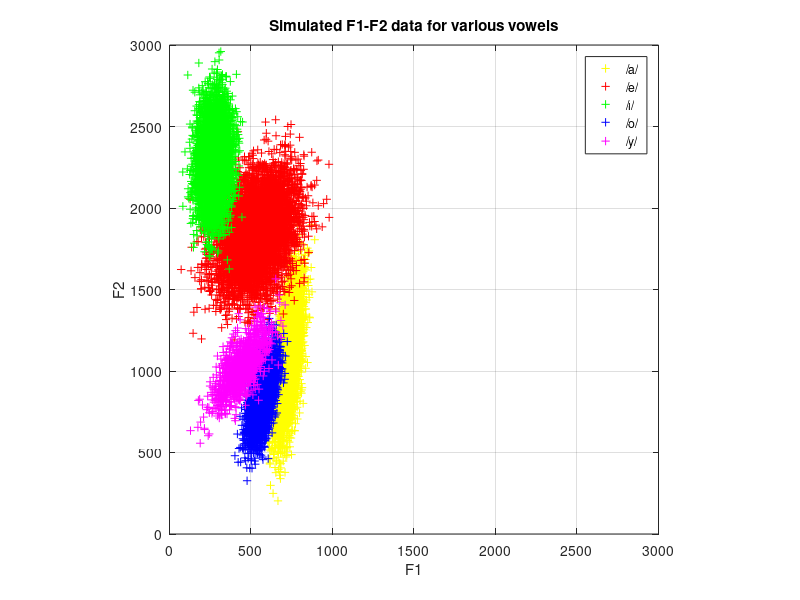

The MATLAB source for this figure:

% PLOTVOW Script for plotting the simulated vowels database.
%

load vowels;
hf = figure;
plot(a(:,1),a(:,2),'y+');
hold on;
set(gca,'xlim',[0 3000],'ylim',[0 3000],'dataaspectratio',[1 1 1e-6]);
xlabel('F1'); ylabel('F2'); grid on;
plot(e(:,1),e(:,2),'r+');
plot(i(:,1),i(:,2),'g+');
plot(o(:,1),o(:,2),'b+');
plot(y(:,1),y(:,2),'m+');
legend('/a/','/e/','/i/','/o/','/y/');
title('Simulated F1-F2 data for various vowels');
